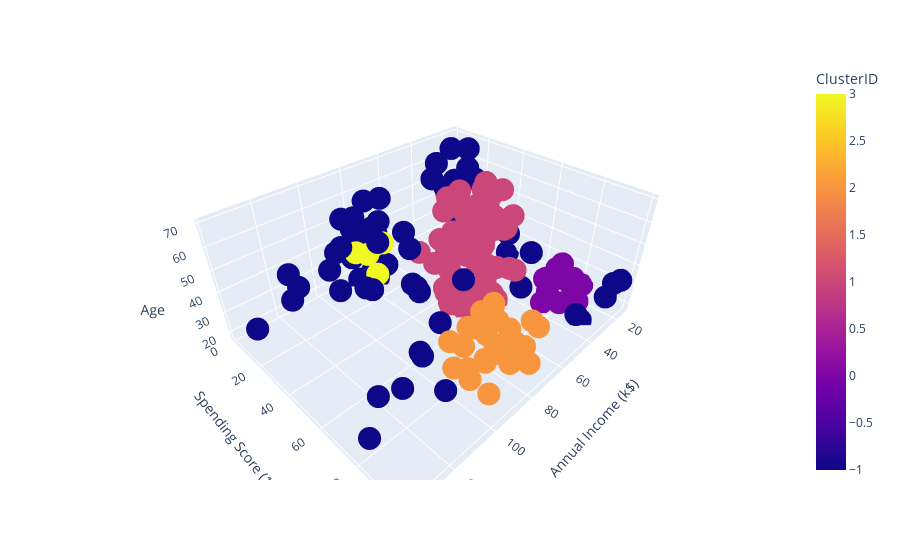

The notebook cell this image was saved under:
### Code cell
Plotly3D(X.columns,ClusterDF)

### Figure 1 — Plotly figure (JSON) as saved in the notebook; plotly's stock layout.template omitted (floating-point values rounded to 4 significant figures; data arrays with more than 128 entries replaced by an {"elided": "..."} marker saying what was removed)
{"data": [{"hovertemplate": "Annual Income (k$)=%{x}<br>Spending Score (1-100)=%{y}<br>Age=%{z}<br>ClusterID=%{marker.color}<extra></extra>", "legendgroup": "", "marker": {"color": {"elided": "200 int values"}, "coloraxis": "coloraxis", "symbol": "circle"}, "mode": "markers", "name": "", "scene": "scene", "showlegend": false, "type": "scatter3d", "x": {"elided": "200 int values"}, "y": {"elided": "200 int values"}, "z": {"elided": "200 int values"}}], "layout": {"coloraxis": {"colorbar": {"title": {"text": "ClusterID"}}, "colorscale": [[0, "#0d0887"], [0.1111, "#46039f"], [0.2222, "#7201a8"], [0.3333, "#9c179e"], [0.4444, "#bd3786"], [0.5556, "#d8576b"], [0.6667, "#ed7953"], [0.7778, "#fb9f3a"], [0.8889, "#fdca26"], [1, "#f0f921"]]}, "legend": {"tracegroupgap": 0}, "margin": {"t": 60}, "scene": {"domain": {"x": [0, 1], "y": [0, 1]}, "xaxis": {"title": {"text": "Annual Income (k$)"}}, "yaxis": {"title": {"text": "Spending Score (1-100)"}}, "zaxis": {"title": {"text": "Age"}}}}}
